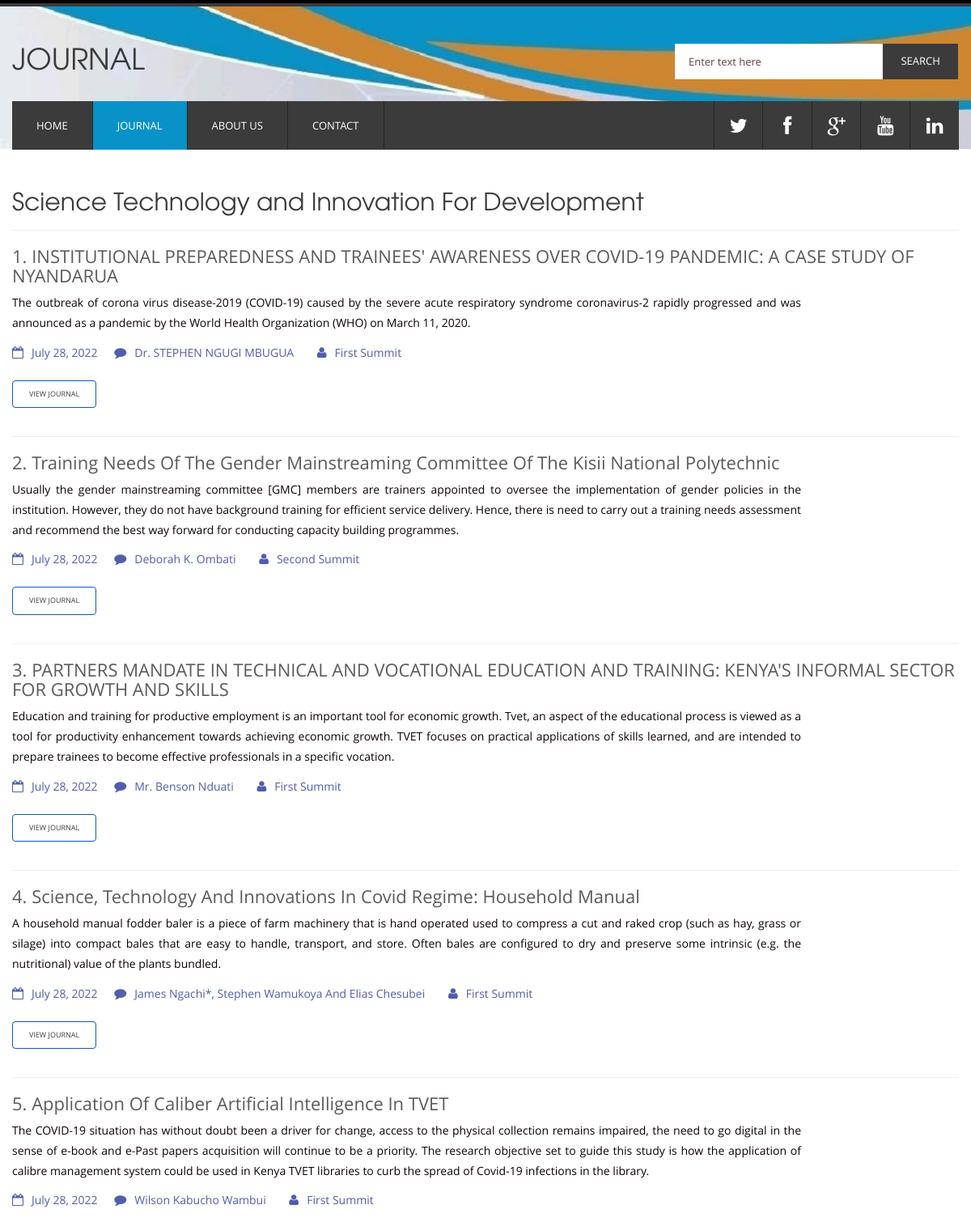
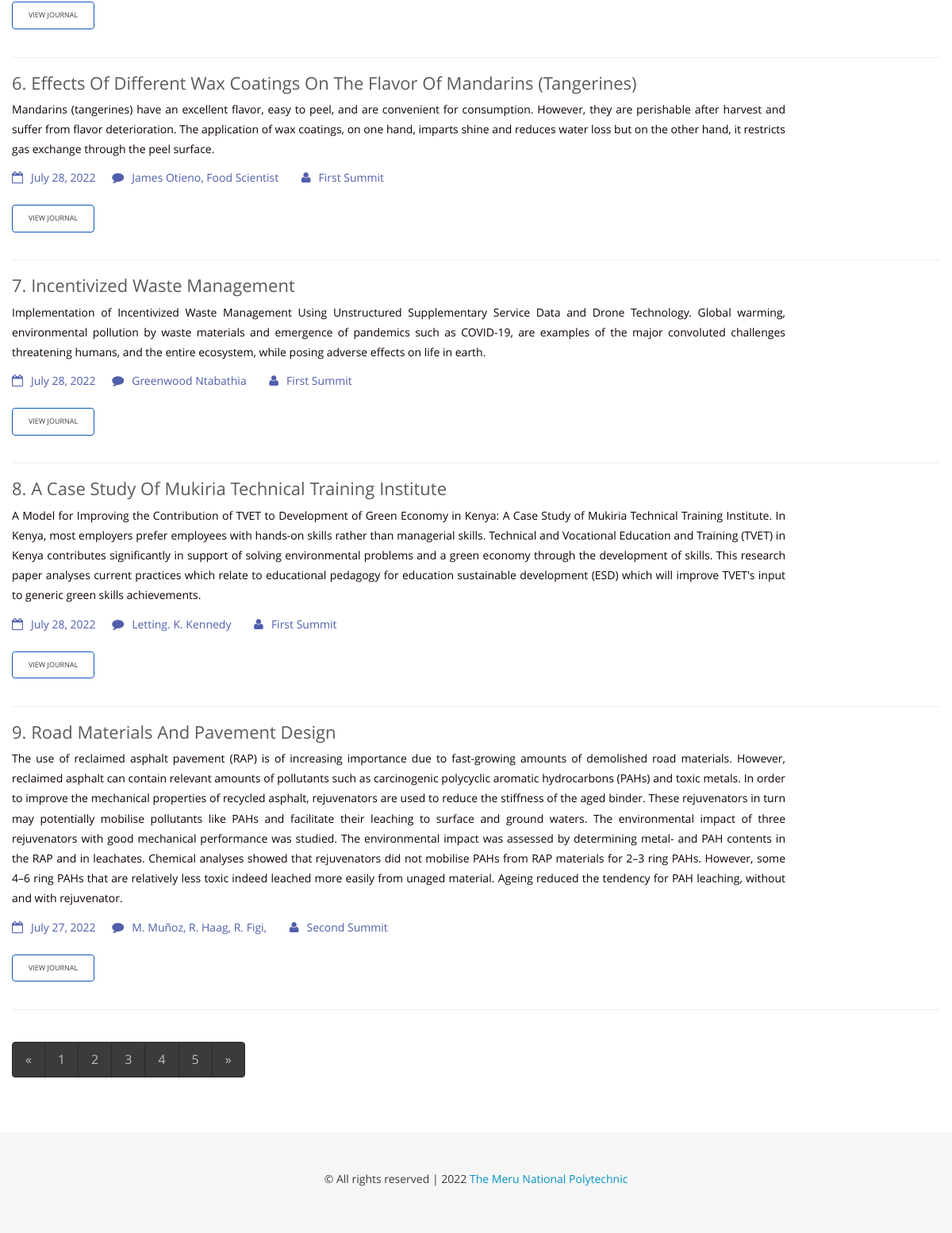
The page /journal/ on the database its author committed (2 pictures, top to bottom).
### posts/models.py (models this page shows, shortened)
class Journal(models.Model):
    category = models.ForeignKey(Volume, on_delete=models.SET_NULL, null=True, blank=True)
    title =  models.CharField(max_length=200, null=False, blank=False)
    author = models.CharField(max_length=200, null=False, blank=False)
    date = models.DateField(null=True)
    abstract = models.TextField()
    pdf= models.FileField(upload_to='store/pdfs')
    cover = models.ImageField(upload_to='store/covers')

class Volume(models.Model):
    name = models.CharField(max_length=100, null=False, blank=False)
    def __str__(self):
        return self.name

### posts/views.py (the view)
# urls.py: path('journal/', views.journalview.as_view(), name='journal'),
class journalview(generic.ListView):
    model = Journal
    template_name = 'posts/technology.html'
    context_object_name = 'files'
    paginate_by = 17
    def get_queryset(self):
        request = self.request
        category = request.GET.get('category')
        if category is not None:
            return Journal.objects.filter(title = category )
        return Journal.objects.order_by('-id')

### posts/templates/posts/technology.html (shortened to what this page needs)
{% load static %}
<!DOCTYPE HTML>
<html>
<head>
<link href="{% static 'css/bootstrap.min.css' %}" rel='stylesheet' type='text/css' />
<link href="{% static 'css/bootstrap.css' %}" rel='stylesheet' type='text/css' />
<link href="{% static 'css/style.css' %}" rel="stylesheet" type="text/css" media="all" />
   	<link rel="stylesheet" href="{% static 'fonts/css/font-awesome.min.css' %}">
</head>
<body>
<div class="header_bg1">
<div class="container">
	<div class="row header">
		<div class="logo navbar-left">
			<h1><a href="{% url 'journal' %}">Journal </a></h1>
		</div>
		<div class="h_search navbar-right">
			<form>
				<input type="text" name="category" id="category" list="browserslist" class="text" value="Enter text here" onfocus="this.value = '';" onblur="if (this.value == '') {this.value = 'Enter text here';}">
				<input type="submit" value="search">
			</form>
		</div>
		<div class="clearfix"></div>
	</div>
	<div class="row h_menu">
		<nav class="navbar navbar-default navbar-left" role="navigation">
		    <div class="collapse navbar-collapse" id="bs-example-navbar-collapse-1">
				<ul class="nav navbar-nav">
					<li><a href="{% url 'home' %}">Home</a></li>
					<li class="active"><a href="{% url 'journal' %}">Journal</a></li>
					<li><a href="{% url 'about' %}">About Us</a></li>
					<li><a href="{% url 'contact' %}">Contact</a></li>
				  </ul>
		    </div>
		</nav>
		<div class="soc_icons navbar-right">
			<ul class="list-unstyled text-center">
				<li><a href="https://twitter.com/MeruNPRFTI?ref_src=twsrc%5Egoogle%7Ctwcamp%5Eserp%7Ctwgr%5Eauthor"><i class="fa fa-twitter"></i></a></li>
				<li><a href="https://web.facebook.com/merupoly"><i class="fa fa-facebook"></i></a></li>
				<li><a href="#"><i class="fa fa-google-plus"></i></a></li>
				<li><a href="https://www.youtube.com/channel/UCoHIvGKEExU2G3bxKyBaugw"><i class="fa fa-youtube"></i></a></li>
				<li><a href="#"><i class="fa fa-linkedin"></i></a></li>
			</ul>
		</div>
	</div>
</div>
</div>
<div class="main_bg">
	<div class="container">
		<div class="technology row">
			<h2>Science Technology <span style="text-transform: lowercase;">and</span> Innovation for Development</h2>
			<hr>
			{% if files %}
				{% for file in files %}
			<div class="technology_list">
				<h4>{{ forloop.counter }}. {{ file.title }}</h4>
				<div class="col-md-10 tech_para">
					<p class="para">{{ file.abstract }}</p>
				</div>
				<div class="clearfix"></div>
				<div class="blog_list">
					<ul class="list-unstyled">
					  <li><i class="fa fa-calendar-o"></i><span>{{ file.date }}</span></li>
					  <li><a href="#"><i class="fa fa-comment"></i><span>{{ file.author }}</span></a></li>
						<li><a href="#"><i class="fa fa-user"></i><span>{{ file.category }}</span></a></li>
					</ul>
			  </div>
			</div>
			{% if file.pdf %}
			<a href="{{ file.pdf.url }}" class="fa-btn btn-1 btn-1e">view Journal</a>
			{% else %}
			<p class="para">| no pdf</p>
			{% endif %}
			<hr>
			{% endfor %}
			{% endif %}
			<ul class="pagination">
			  <li><a href="#">&laquo;</a></li>
			  <li><a href="#">1</a></li>
			  <li><a href="#">2</a></li>
			  <li><a href="#">3</a></li>
			  <li><a href="#">4</a></li>
			  <li><a href="#">5</a></li>
			  <li><a href="#">&raquo;</a></li>
			</ul>
		</div>
	</div>
</div>
<div class="footer_bg">
	<div class="container">
		<div class="row  footer">
			<div class="copy text-center">
				<p class="link"><span>&#169; All rights reserved | 2022<a href="http://www.merunationalpolytechnic.ac.ke/index.php"> The Meru National Polytechnic</a></span></p>
			</div>
		</div>
	</div>
</div>
</body>
</html>

### rows shown on the page
Journal: title "INSTITUTIONAL PREPAREDNESS AND TRAINEES' AWARENESS OVER COVID-19 PANDEMIC: A CASE STUDY OF NYANDARUA", abstract "The outbreak of corona virus disease-2019 (COVID-19) caused by the severe acute respiratory syndrome coronavirus-2 rapidly progressed and was announced as a pandemic by the World Health Organization (WHO) on March 11, 2020.", date "July 28, 2022", author "Dr. STEPHEN NGUGI MBUGUA", category "First Summit"
Journal: title "Training Needs Of The Gender Mainstreaming Committee Of The Kisii National Polytechnic", abstract "Usually the gender mainstreaming committee [GMC] members are trainers appointed to oversee the implementation of gender policies in the institution. However, they do not have background training for efficient service delivery. Hence, there is need to carry out a training needs assessment and recommend the best way forward for conducting capacity building programmes.", date "July 28, 2022", author "Deborah K. Ombati", category "Second Summit"
Journal: title "PARTNERS MANDATE IN TECHNICAL AND VOCATIONAL EDUCATION AND TRAINING: KENYA'S INFORMAL SECTOR FOR GROWTH AND SKILLS", abstract "Education and training for productive employment is an important tool for economic growth. Tvet, an aspect of the educational process is viewed as a tool for productivity enhancement towards achieving economic growth. TVET focuses on practical applications of skills learned, and are intended to prepare trainees to become effective professionals in a specific vocation.", date "July 28, 2022", author "Mr. Benson Nduati", category "First Summit"
Journal: title "Science, Technology And Innovations In Covid Regime: Household Manual", abstract "A household manual fodder baler is a piece of farm machinery that is hand operated used to compress a cut and raked crop (such as hay, grass or silage) into compact bales that are easy to handle, transport, and store. Often bales are configured to dry and preserve some intrinsic (e.g. the nutritional) value of the plants bundled.", date "July 28, 2022", author "James Ngachi*, Stephen Wamukoya And Elias Chesubei", category "First Summit"
Journal: title "Application Of Caliber Artificial Intelligence In TVET", abstract "The COVID-19 situation has without doubt been a driver for change, access to the physical collection remains impaired, the need to go digital in the sense of e-book and e-Past papers acquisition will continue to be a priority. The research objective set to guide this study is how the application of calibre management system could be used in Kenya TVET libraries to curb the spread of Covid-19 infections in the library.", date "July 28, 2022", author "Wilson Kabucho Wambui", category "First Summit"
Journal: title "Effects Of Different Wax Coatings On The Flavor Of Mandarins (Tangerines)", abstract "Mandarins (tangerines) have an excellent flavor, easy to peel, and are convenient for consumption. However, they are perishable after harvest and suffer from flavor deterioration. The application of wax coatings, on one hand, imparts shine and reduces water loss but on the other hand, it restricts gas exchange through the peel surface.", date "July 28, 2022", author "James Otieno, Food Scientist", category "First Summit"
Journal: title "Incentivized Waste Management", abstract "Implementation of Incentivized Waste Management Using Unstructured Supplementary Service Data and Drone Technology. Global warming, environmental pollution by waste materials and emergence of pandemics such as COVID-19, are examples of the major convoluted challenges threatening humans, and the entire ecosystem, while posing adverse effects on life in earth.", date "July 28, 2022", author "Greenwood Ntabathia", category "First Summit"
Journal: title "A Case Study Of Mukiria Technical Training Institute", abstract "A Model for Improving the Contribution of TVET to Development of Green Economy in Kenya: A Case Study of Mukiria Technical Training Institute. In Kenya, most employers prefer employees with hands-on skills rather than managerial skills. Technical and Vocational Education and Training (TVET) in Kenya contributes significantly in support of solving environmental problems and a green economy through the development of skills. This research paper analyses current practices which relate to educational pedagogy for education sustainable development (ESD) which will improve TVET's input to generic green skills achievements.", date "July 28, 2022", author "Letting. K. Kennedy", category "First Summit"
Journal: title "Road Materials And Pavement Design", abstract "The use of reclaimed asphalt pavement (RAP) is of increasing importance due to fast-growing amounts of demolished road materials. However, reclaimed asphalt can contain relevant amounts of pollutants such as carcinogenic polycyclic aromatic hydrocarbons (PAHs) and toxic metals. In order to improve the mechanical properties of recycled asphalt, rejuvenators are used to reduce the stiffness of the aged binder. These rejuvenators in turn may potentially mobilise pollutants like PAHs and facilitate their leaching to surface and ground waters. The environmental impact of three rejuvenators with good mechanical performance was studied. The environmental impact was assessed by determining metal-…", date "July 27, 2022", author "M. Muñoz, R. Haag, R. Figi,", category "Second Summit"
